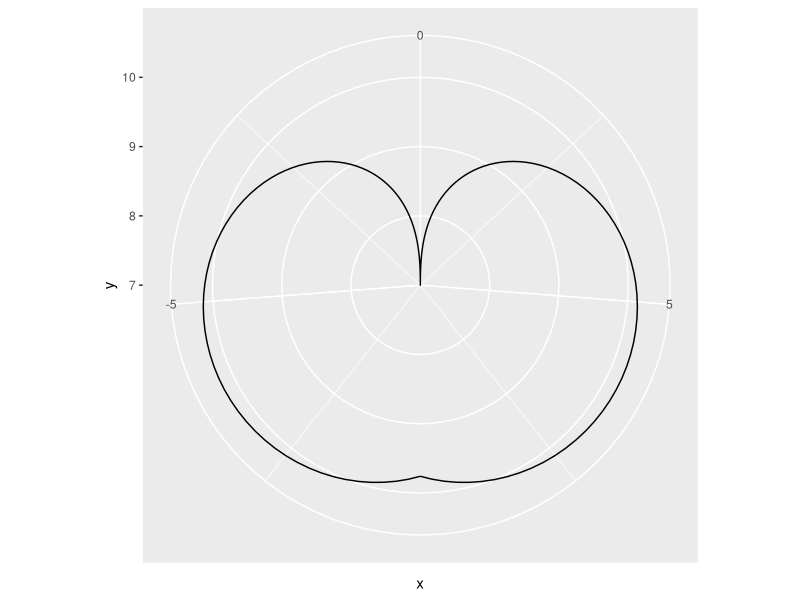
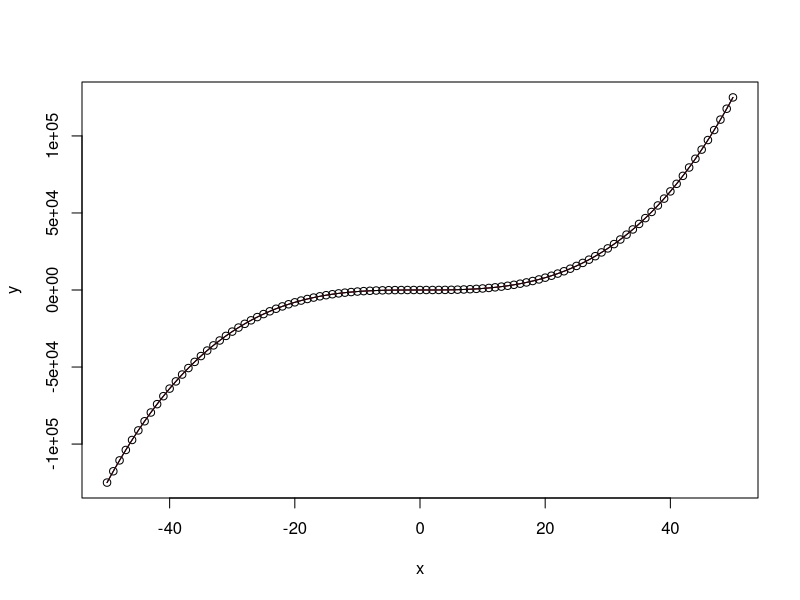
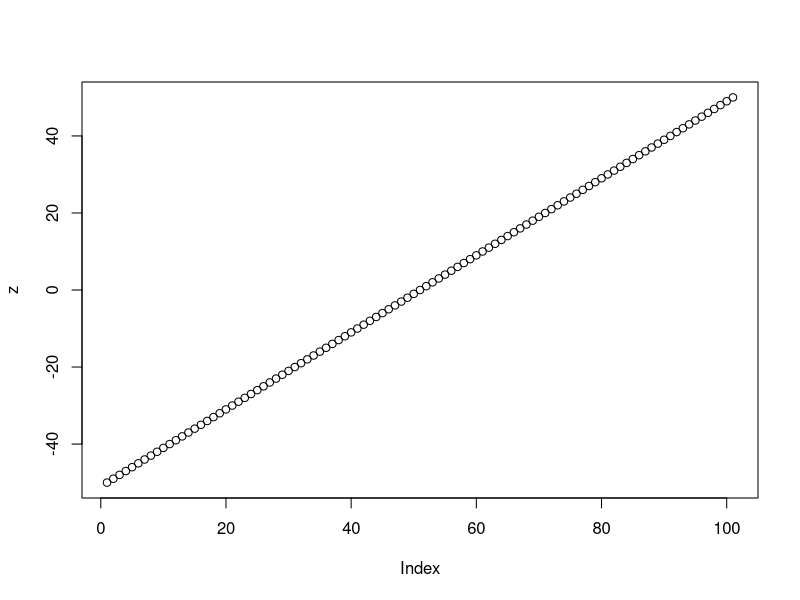
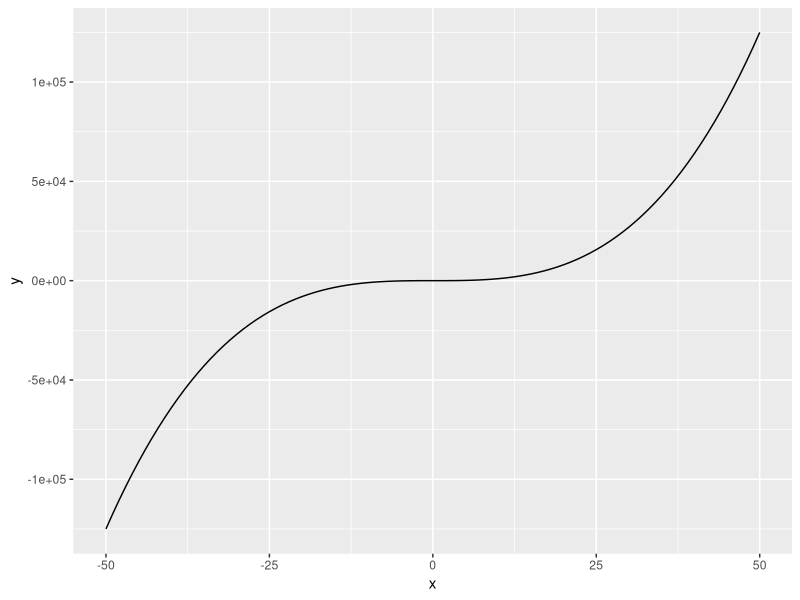
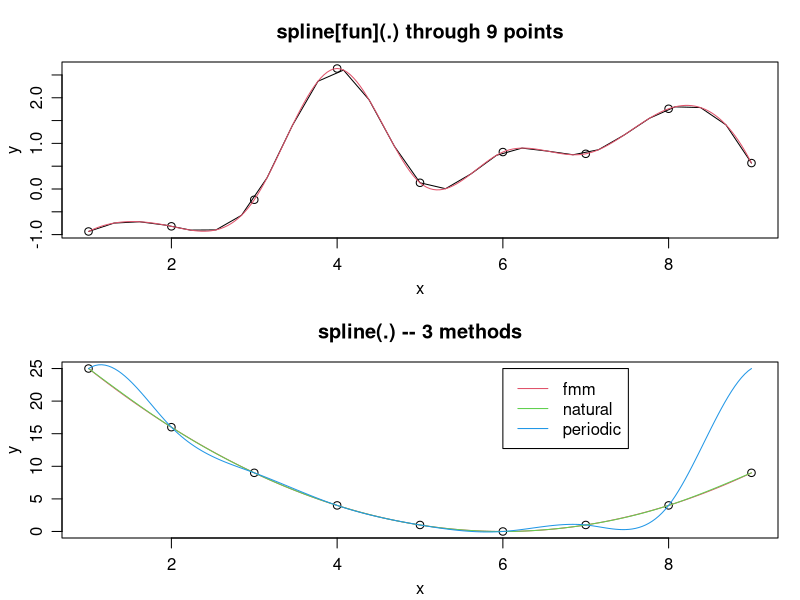
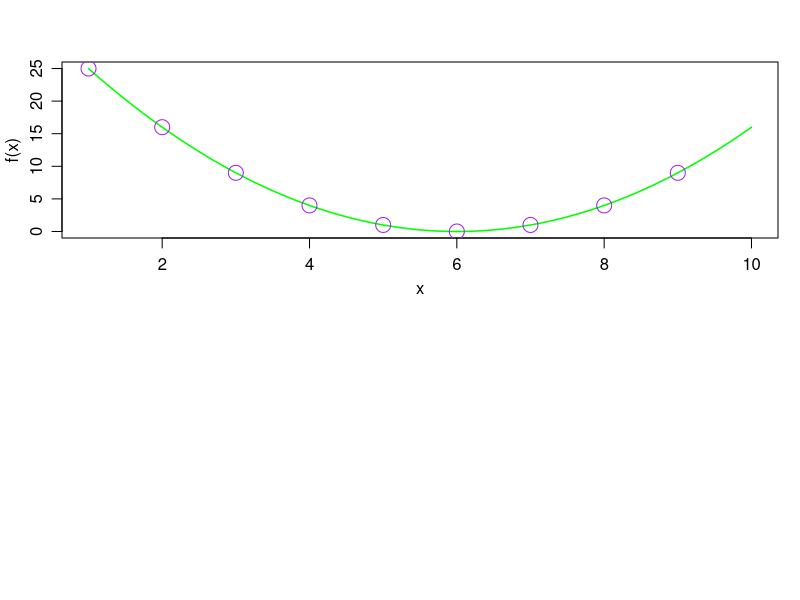
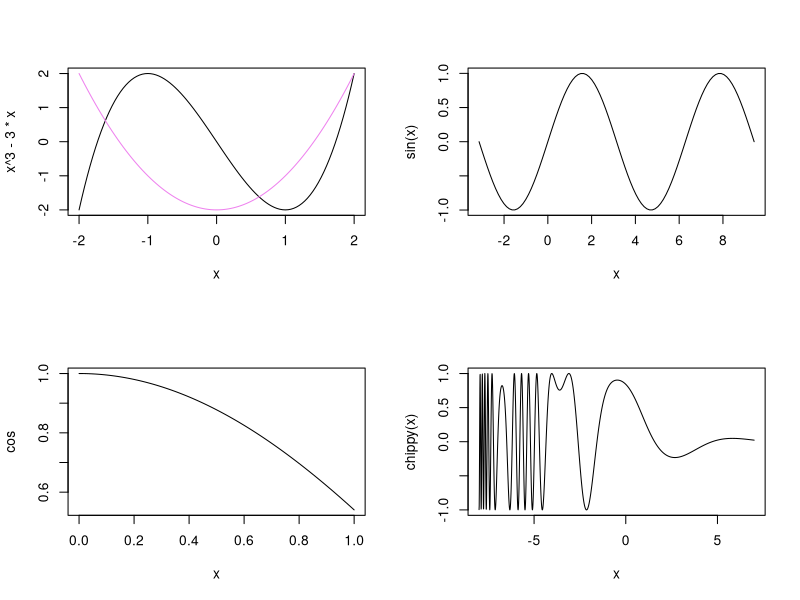
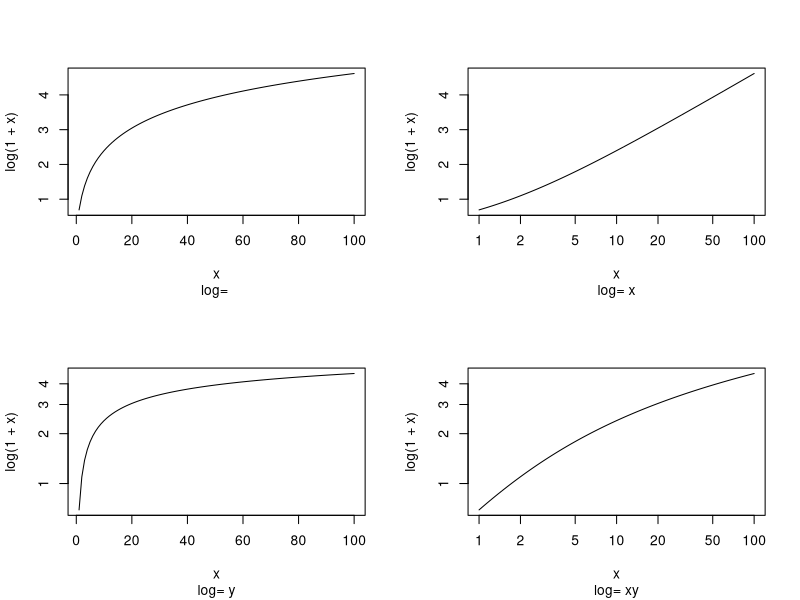

These charts were generated, in order, by the following R code:
rm(list=ls())

library(tidyverse)


t <- seq(-1,1,0.01)
x <- 16*0.25*(3*sin(t) - sin(3*t))
y <- 13*cos(t) - 5*cos(2*t) - cos(4*t)

Heart1 <- tibble(x,y)

Heart1Plot <- Heart1 %>% 
  ggplot(aes(x,y)) +
  geom_line() +
  coord_polar(start = pi)
Heart1Plot


r <- 2 - 2*sin(t)

# Proving Functionality ---------------------------------------------------



n <- 50
x <- -n:n
y <- x^3
plot(x, y)
lines(spline(x, y))
lines(spline(x, y, n = 201), col = 2)
z <- lines(spline(x,y))
plot(x,z)

Cubes <- tibble(x,y)

Cubic <- Cubes %>% 
  ggplot(aes(x, y)) +
  geom_line()
Cubic

# Test Code ---------------------------------------------------------------


op <- par(mfrow = c(2,1), mgp = c(2,.8,0), mar = .1+c(3,3,3,1))
n <- 9
x <- 1:n
y <- rnorm(n)
plot(x, y, main = paste("spline[fun](.) through",n,"points"))
lines(spline(x, y))
lines(spline(x, y, n = 201), col = 2)

y <- (x-6)^2
plot(x, y, main = "spline(.) -- 3 methods")
lines(spline(x, y, n = 201), col = 2)
lines(spline(x, y, n = 201, method = "natural"), col = 3)
lines(spline(x, y, n = 201, method = "periodic"), col = 4)
legend(6,25, c("fmm","natural","periodic"), col=2:4, lty=1)

f <- splinefun(x, y)
ls(envir = environment(f))
splinecoef <- eval(expression(z), envir = environment(f))
curve(f(x), 1, 10, col = "green", lwd = 1.5)
points(splinecoef, col = "purple", cex = 2)
par(op)


par(mfrow=c(2,2))
curve(x^3-3*x, -2, 2)
curve(x^2-2, add = TRUE, col = "violet")

curve(sin, -pi, 3*pi)
plot(cos)
chippy <- function(x) sin(cos(x)*exp(-x/2))
curve(chippy, -8, 7, n=2001)

for(ll in c("","x","y","xy"))
  curve(log(1+x), 1,100, log=ll, sub=paste("log=",ll))


# References --------------------------------------------------------------


# https://www.math.ucla.edu/~anderson/rw1001/library/base/html/curve.html
# https://www.math.ucla.edu/~anderson/rw1001/library/base/html/splinefun.html
# https://www.math.ucla.edu/~anderson/rw1001/library/base/html/par.html
# https://ggplot2.tidyverse.org/reference/coord_polar.html
# https://stackoverflow.com/questions/39773933/how-to-get-a-really-periodic-polar-surface-plot-with-ggplot